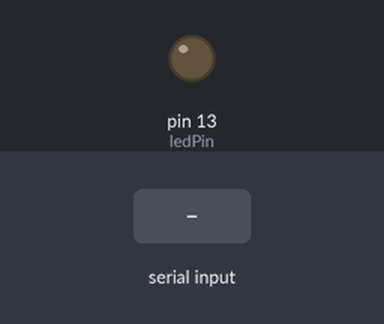
The sketch below on a simulated Arduino Uno, built with avr-gcc and run on an emulated ATmega328P. On the bench: output pins drawn as LEDs (lit = HIGH). The test bench sets the inputs (shaded band).

Above: at 1.2 s.
1.3 s: "L" received over Serial
At 2.4 s:
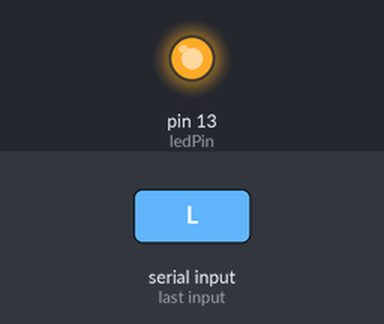
2.8 s: "D" received over Serial
At 3.5 s:
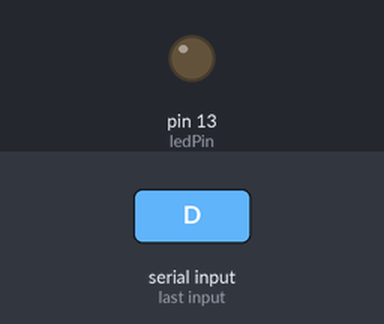
Timing chart, 0 to 5.8 s (numbered marks = the images above; inputs shaded):
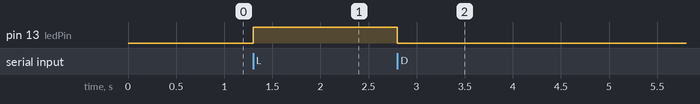

Measured:
- after the input at 1.3 s, pin 13 (ledPin): LOW → HIGH at once
- after the input at 2.8 s, pin 13 (ledPin): HIGH → LOW at once

The sketch:

teste_serial_arduino_uno.ino
```cpp
const int ledPin = 13; // Led nativo do arduino
void setup() {
Serial.begin(9600);//taxa de transmissão 9600bps
pinMode(ledPin, OUTPUT); // Pino 13 será de saída digital
}

void loop()
{
int vel;//tirar ()
if (Serial.available()) { // Verificar se há caracteres disponíveis pela serial
char caractere = Serial.read(); // Armazena caractere lido
switch (caractere) {
      case 'L':
        digitalWrite(ledPin, 1);// se o valor enviado for igual a "L" liga o led no pino 13
        break;
      case 'D':
        digitalWrite(ledPin, 0);// se o valor enviado for igual a "D" desliga o led no pino 13
        break;
}}}
```
